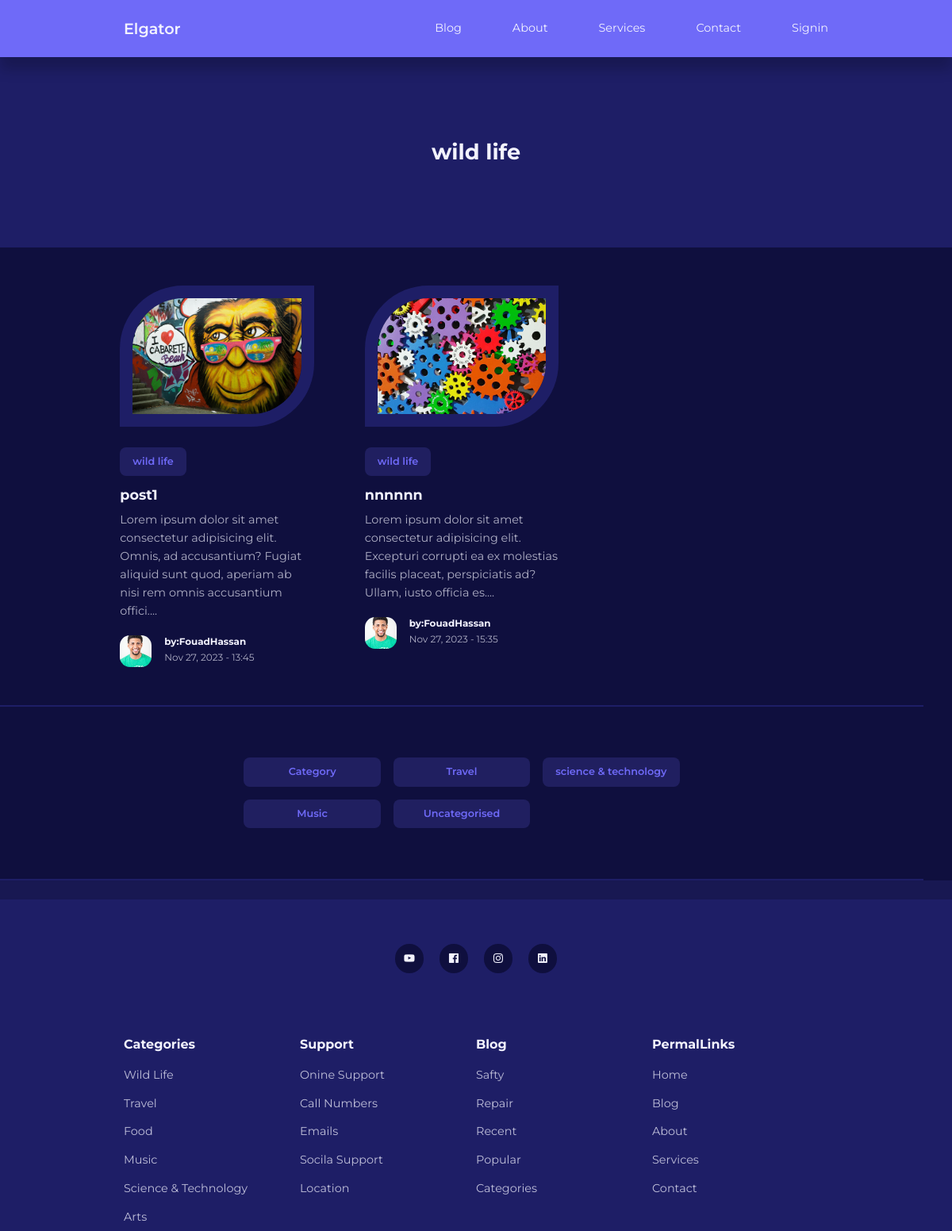
/category-posts.php?id=3, run on the app's committed database.
### tables this page shows
CREATE TABLE `categories` (
  `id` int(11) NOT NULL,
  `title` varchar(50) NOT NULL,
  `description` varchar(255) NOT NULL
);

CREATE TABLE `posts` (
  `id` int(11) NOT NULL,
  `title` varchar(255) NOT NULL,
  `body` text DEFAULT NULL,
  `date_time` timestamp NOT NULL DEFAULT current_timestamp(),
  `thumbnails` varchar(255) DEFAULT NULL,
  `category_id` int(11) DEFAULT NULL,
  `author_id` int(11) DEFAULT NULL,
  `is_featured` tinyint(1) DEFAULT NULL
);

CREATE TABLE `users` (
  `id` int(11) NOT NULL,
  `firstname` varchar(50) DEFAULT NULL,
  `lastname` varchar(50) DEFAULT NULL,
  `username` varchar(50) NOT NULL,
  `email` varchar(100) DEFAULT NULL,
  `password` varchar(255) DEFAULT NULL,
  `avatar` varchar(255) DEFAULT NULL,
  `is_admin` tinyint(4) DEFAULT NULL
);

### category-posts.php (the view, shortened to what this page needs)
<?php
include "./partials/header.php";
if(isset($_GET['id'])){
    $id=$_GET['id'];
    $get_category_query="SELECT * FROM `categories` WHERE id=$id";
    $get_posts_query="SELECT * FROM `posts` WHERE category_id=$id";
    $get_category_result=mysqli_query($connection,$get_category_query);
    $category=mysqli_fetch_assoc($get_category_result);
    $get_posts_result=mysqli_query($connection,$get_posts_query);
}
?>
<header class="category__title">
    <h2><?=$category['title']?></h2>
</header>
<section class="posts">
    <div class="container posts__container">
        <?php while($post=mysqli_fetch_assoc($get_posts_result)):?>
        <article class="post">
            <div class="post__thumbnail">
                <img src="./images/<?=$post['thumbnails']?>" alt="" />
            </div>
            <div class="post__info">
                <a href="category-posts.php?id=<?=$id?>" class="category__button"><?=$category['title']?></a>
                <h3 class="post__title">
                    <a href="post.php?id=<?=$post['id']?>">
                        <?=$post['title']?>
                    </a>
                </h3>
                <p class="post__body">
                    <?=substr($post['body'],0,150)?>....
                </p>
                <?php
                        $user_id=$post['author_id'];
                        $get_autor_query="SELECT * FROM `users` WHERE id=$user_id";
                        $get_autor_result=mysqli_query($connection,$get_autor_query);
                        $user=mysqli_fetch_assoc($get_autor_result);
                    ?>
                <div class="post__author">
                    <div class="post__author-avatar">
                        <img src="./images/<?=$user['avatar']?>" alt="" />
                    </div>
                    <div class="post__author-info">
                        <h5>by:<?php
                        echo"{$user['firstname']}{$user['lastname']}";
                        ?></h5>
                        <small><?=date("M d, Y - H:i",strtotime($post['date_time']))?></small>
                    </div>
                </div>
            </div>
        </article>
        <?php endwhile;?>
    </div>
</section>
<?php
$fetch_categories="SELECT * FROM `categories`";
$fetch_result=mysqli_query($connection,$fetch_categories);
?>
<section class="category__buttons">
    <div class="container category__buttons-container">
        <a href="" class="category__button">Category</a>
        <?php while($categories=mysqli_fetch_assoc($fetch_result)):?>
        <a href="" class="category__button"><?=$categories['title']?></a>
        <?php endwhile;?>
    </div>
</section>
<?php
include "./partials/footer.php"
?>

### css/styles.css (style rules this page uses)
:root { --color-primary: #6f6af8; --color-primary-light: hsl(242, 91%, 69%, 18%); --color-primary-variant: #5854c7; --color-red: #da0f3f; --color-red-light: hsl(346, 87%, 46%, 15%); --color-green: #00c476; --color-green-light: hsl(156, 100%, 38%, 15%); --color-gray-900: #1e1e66; --color-gray-700: #2d2b7c; --color-gray-300: rgba(242, 242, 254, 0.3); --color-gray-200: rgba(242, 242, 254, 0.7); --color-white: #f2f2fe; --color-bg: #0f0f3e; --transition: all 300ms ease; --container-width-lg: 74%; --container-width-md: 88%; --form-width: 40%; --card-border-radius-1: 0.3rem; --card-border-radius-2: 0.5rem; --card-border-radius-3: 0.8rem; --card-border-radius-4: 2rem; --card-border-radius-5: 5rem; }
* { margin: 0; padding: 0; outline: none; appearance: none; list-style: none; text-decoration: none; box-sizing: border-box; }
body { font-family: "Montserrat", sans-serif; font-size: 0.9rem; line-height: 1.6; background-color: var(--color-bg); color: var(--color-gray-200); }
.container { width: var(--container-width-lg); max-width: 1800px; margin: 0 auto; }
section { margin-top: 3rem; width: 97vw; }
h1, h2, h3, h4, h5 { color: var(--color-white); line-height: 1.3; }
h2 { font-size: 1.7rem; margin: 1rem 0; }
h3 { font-size: 1.1rem; margin: 0.8rem 0 0.5rem; }
a { transition: var(--transition); color: var(--color-white); }
img { display: block; object-fit: cover; width: 100%; }
.category__button { display: inline-block; background-color: var(--color-primary-light); color: var(--color-primary); border-radius: var(--card-border-radius-2); padding: 0.5rem 1rem; font-size: 0.8rem; font-weight: 600; text-align: center; }
.post__thumbnail { border-radius: var(--card-border-radius-5) 0; border: 1rem solid var(--color-gray-900); height: fit-content; overflow: hidden; margin-bottom: 1.6rem; }
.post__thumbnail img { width: 100%; }
.post__author { display: flex; gap: 1rem; margin-top: 1.2rem; }
.post__author-avatar { width: 2.5rem; aspect-ratio: 1/1; border-radius: var(--card-border-radius-3); overflow: hidden; }
.posts__container { display: grid; grid-template-columns: repeat(3, 1fr); gap: 4rem; }
.category__buttons { padding: 4rem 0; border-top: 2px solid var(--color-gray-900); border-bottom: 2px solid var(--color-gray-900); }
.category__buttons-container { width: fit-content; display: grid; grid-template-columns: repeat(3, 1fr); gap: 1rem; }
.category__title { height: 15rem; margin-top: 4.5rem; background-color: var(--color-gray-900); display: grid; place-items: center; }

### data on the page
categories: title "wild life"
posts: thumbnails (picture), category.title "wild life", title "post1", body "Lorem ipsum dolor sit amet consectetur adipisicing elit. Omnis, ad accusantium? Fugiat aliquid sunt quod, aperiam ab nisi rem omnis accusantium offici", author.avatar (picture), author.firstname "Fouad", author.lastname "Hassan", date_time "Nov 27, 2023 - 13:45"
posts: thumbnails (picture), category.title "wild life", title "nnnnnn", body "Lorem ipsum dolor sit amet consectetur adipisicing elit. Excepturi corrupti ea ex molestias facilis placeat, perspiciatis ad? Ullam, iusto officia es", author.avatar (picture), author.firstname "Fouad", author.lastname "Hassan", date_time "Nov 27, 2023 - 15:35"
categories: title "Travel"
categories: title "science & technology"
categories: title "Music"
categories: title "Uncategorised"
